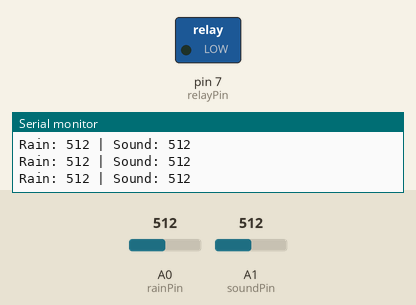
The sketch below on a simulated Arduino Uno, built with avr-gcc and run on an emulated ATmega328P. Shown: switched loads named in the sketch (green lamp = pin HIGH), the last lines printed to the serial monitor. Inputs (shaded band) come from the test bench; at power-on: A0 (rainPin) = 512, A1 (soundPin) = 512.

Above: at 1.2 s.
1.3 s: A0 (rainPin) set to 532
2.8 s: A0 (rainPin) set to 558
At 3.4 s:
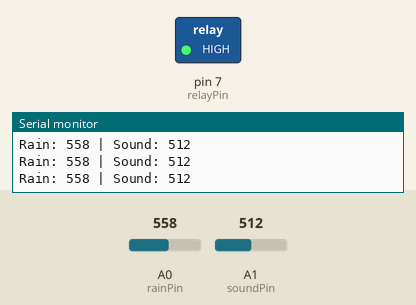
4.3 s: A1 (soundPin) set to 109
7.3 s: A1 (soundPin) set to 92
10.3 s: A1 (soundPin) set to 738
11.8 s: A1 (soundPin) set to 764
At 12.7 s:
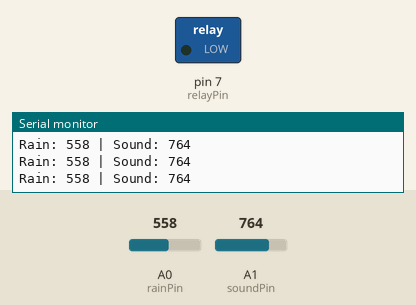
Timing chart, 0 to 14.8 s (numbered marks = the images above; inputs shaded):
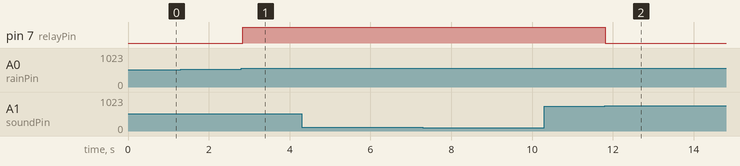

The sketch:

storm_safety_switch.ino
```cpp
int rainPin = A0;
int soundPin = A1;
int relayPin = 7;

int rainThreshold = 550;
int soundThreshold = 750;

unsigned long relayHoldTime = 8000;
long lastSoundTime = -8000;

void setup() {
  Serial.begin(9600);
  pinMode(relayPin, OUTPUT);
  digitalWrite(relayPin, HIGH);
}

void loop() {
  int rainValue = analogRead(rainPin);
  int soundValue = analogRead(soundPin);

  Serial.print("Rain: ");
  Serial.print(rainValue);
  Serial.print(" | Sound: ");
  Serial.println(soundValue);

  bool rainDetected = (rainValue < rainThreshold);

  if (soundValue > soundThreshold) {
    lastSoundTime = millis();
  }

  bool soundDetected = (millis() - lastSoundTime < relayHoldTime);

  if (rainDetected || soundDetected) {
    digitalWrite(relayPin, LOW);
  } else {
    digitalWrite(relayPin, HIGH);
  }

  delay(50);
}
```

Measured:
- the behaviour switches between 549 and 550 on A0 (rainPin) (found by bisection; images 0 and 1)
- the behaviour switches between 750 and 751 on A1 (soundPin) (found by bisection; images 1 and 2)
- after the input at 2.8 s, pin 7 (relayPin): LOW → HIGH at once
- after the input at 11.8 s, pin 7 (relayPin): HIGH → LOW at once
